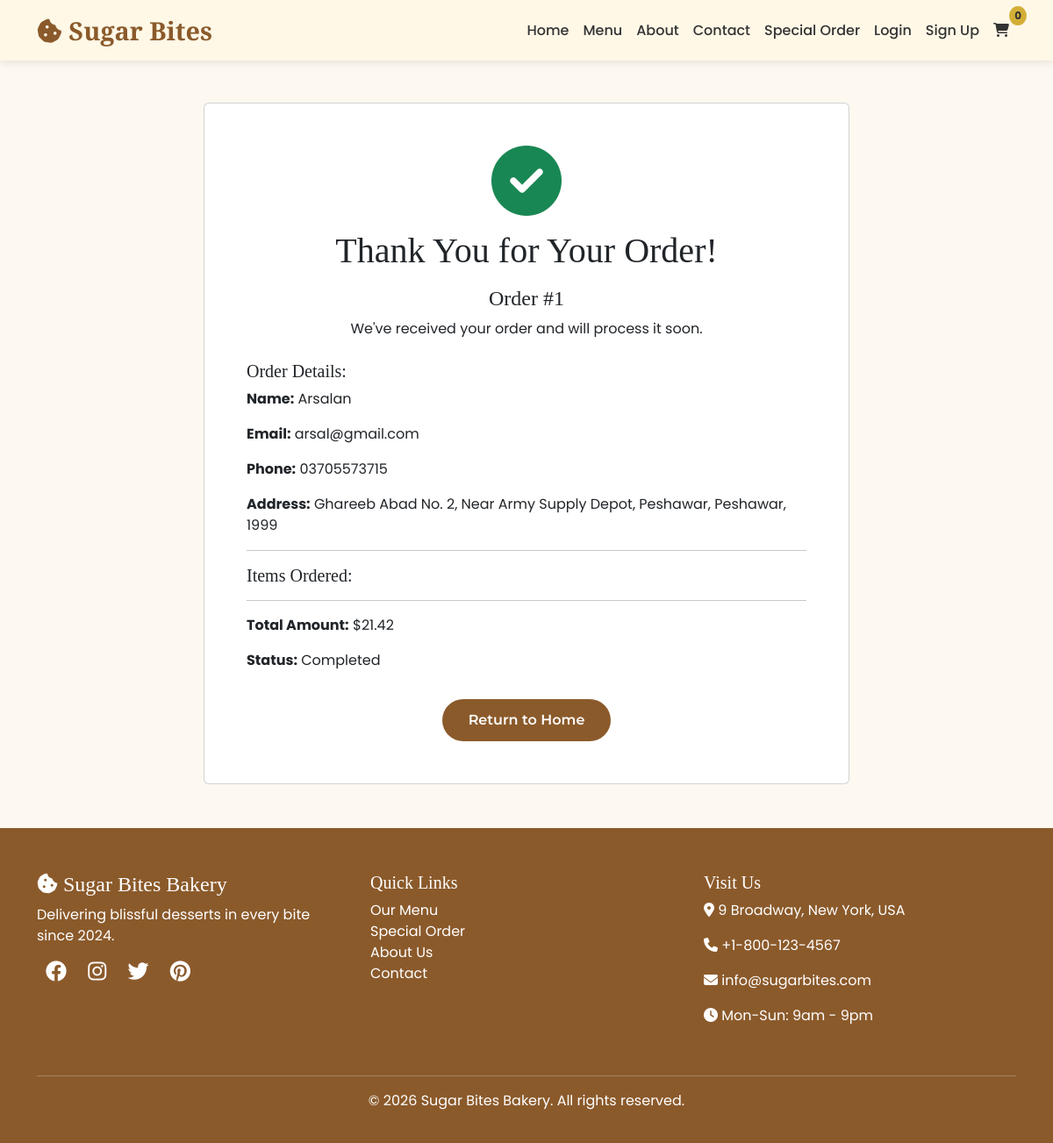
Page /order-confirmation/1/ on the committed database.
### bakery/models.py (models this page shows, shortened)
class CartOrder(models.Model):
    STATUS_CHOICES = [
        ('pending', 'Pending'),
        ('confirmed', 'Confirmed'),
        ('completed', 'Completed'),
        ('cancelled', 'Cancelled'),
    ]
    user = models.ForeignKey(User, on_delete=models.CASCADE, null=True, blank=True)
    customer_name = models.CharField(max_length=200)
    email = models.EmailField()
    phone = models.CharField(max_length=20)
    address = models.TextField()
    city = models.CharField(max_length=100)
    zip_code = models.CharField(max_length=20)
    items_json = models.TextField()
    total_amount = models.DecimalField(max_digits=10, decimal_places=2)
    status = models.CharField(max_length=20, choices=STATUS_CHOICES, default='pending')
    created_at = models.DateTimeField(auto_now_add=True)

### bakery/views.py (the view)
# urls.py: path('order-confirmation/<int:order_id>/', views.order_confirmation, name='order_confirmation'),
def order_confirmation(request, order_id):
    order = get_object_or_404(CartOrder, id=order_id)
    return render(request, 'bakery/order_confirmation.html', {'order': order})

### bakery/context_processors.py (called while the page is built)
def cart_count(request):
    cart = request.session.get('cart', {})
    count = sum(item['quantity'] for item in cart.values())
    return {'cart_count': count}

### bakery/templates/bakery/order_confirmation.html (shortened to what this page needs)
{% extends 'bakery/base.html' %}
{% block content %}
<div class="container my-5">
    <div class="row justify-content-center">
        <div class="col-md-8 text-center">
            <div class="card">
                <div class="card-body p-5">
                    <i class="fas fa-check-circle fa-5x text-success mb-3"></i>
                    <h1>Thank You for Your Order!</h1>
                    <h4 class="mt-3">Order #{{ order.id }}</h4>
                    <p>We've received your order and will process it soon.</p>
                    <div class="text-start mt-4">
                        <h5>Order Details:</h5>
                        <p><strong>Name:</strong> {{ order.customer_name }}</p>
                        <p><strong>Email:</strong> {{ order.email }}</p>
                        <p><strong>Phone:</strong> {{ order.phone }}</p>
                        <p><strong>Address:</strong> {{ order.address }}, {{ order.city }}, {{ order.zip_code }}</p>
                        <hr>
                        <h5>Items Ordered:</h5>
                        <hr>
                        <p><strong>Total Amount:</strong> ${{ order.total_amount|floatformat:2 }}</p>
                        <p><strong>Status:</strong> {{ order.get_status_display }}</p>
                    </div>
                    <a href="{% url 'home' %}" class="btn btn-primary mt-3">Return to Home</a>
                </div>
            </div>
        </div>
    </div>
</div>
{% endblock %}

### bakery/templates/bakery/base.html (style rules this page uses)
:root { --warm-brown: #8B5A2B; --cream: #FFF8E7; --gold: #D4AF37; --dark-gray: #333333; --light-cream: #FDF8F0; --honey: #F0A500; --caramel: #C47B2E; }
* { font-family: 'Poppins', sans-serif; }
h1, h2, h3, h4, h5, h6 { font-family: 'Playfair Display', serif; }
.btn { font-family: 'Montserrat', sans-serif; }
body { background-color: var(--light-cream); color: var(--dark-gray); }
.btn-primary { background-color: var(--warm-brown); border: none; padding: 12px 30px; border-radius: 30px; font-weight: 600; transition: transform 0.3s, box-shadow 0.3s; position: relative; overflow: hidden; }
body > div:not(.navbar):not(footer) { animation: pageFadeIn 0.6s cubic-bezier(0.2, 0.9, 0.4, 1.1); }
html { scroll-behavior: smooth; }

### rows in the picture
CartOrder: id "1", customer_name "Arsalan", email "arsal@gmail.com", phone "03705573715", address "Ghareeb Abad No. 2, Near Army Supply Depot, Peshawar", city "Peshawar", zip_code "1999", total_amount "21.42", status "Completed"
